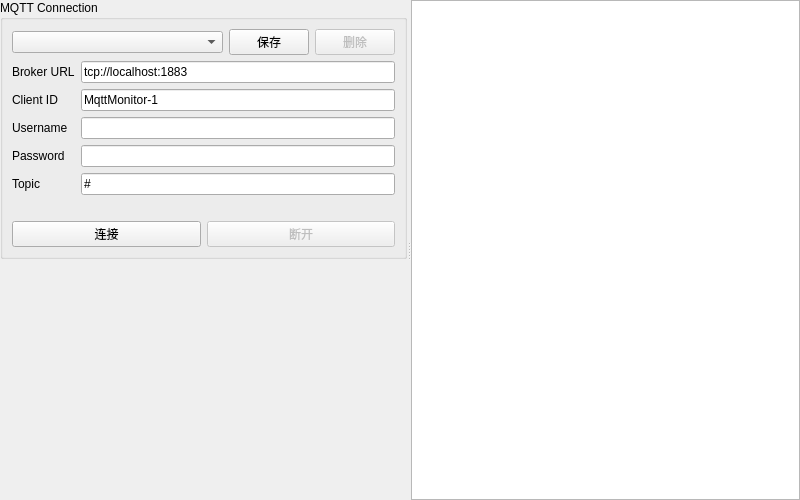
<?xml version="1.0" encoding="UTF-8"?>
<ui version="4.0">
 <class>ConfigPanel</class>
 <widget class="QWidget" name="ConfigPanel">
  <property name="geometry">
   <rect>
    <x>0</x>
    <y>0</y>
    <width>800</width>
    <height>500</height>
   </rect>
  </property>
  <property name="windowTitle">
   <string>Config</string>
  </property>
  <layout class="QVBoxLayout" name="rootLayout">
   <property name="spacing"><number>0</number></property>
   <property name="leftMargin"><number>0</number></property>
   <property name="topMargin"><number>0</number></property>
   <property name="rightMargin"><number>0</number></property>
   <property name="bottomMargin"><number>0</number></property>
   <item>
    <widget class="QSplitter" name="splitter">
     <property name="orientation">
      <enum>Qt::Horizontal</enum>
     </property>
     <widget class="QWidget" name="formContainer" native="true">
      <layout class="QVBoxLayout" name="formVLayout">
       <item>
        <widget class="QGroupBox" name="groupBox">
         <property name="title">
          <string>MQTT Connection</string>
         </property>
         <layout class="QVBoxLayout" name="groupLayout">
          <item>
           <layout class="QHBoxLayout" name="profileLayout">
            <item>
             <widget class="QComboBox" name="profileCombo">
              <property name="toolTip"><string>选择已保存的配置</string></property>
              <property name="sizePolicy">
               <sizepolicy hsizetype="Expanding" vsizetype="Fixed">
                <horstretch>1</horstretch>
                <verstretch>0</verstretch>
               </sizepolicy>
              </property>
             </widget>
            </item>
            <item>
             <widget class="QPushButton" name="saveProfileBtn">
              <property name="text"><string>保存</string></property>
              <property name="toolTip"><string>保存当前配置</string></property>
             </widget>
            </item>
            <item>
             <widget class="QPushButton" name="deleteProfileBtn">
              <property name="text"><string>删除</string></property>
              <property name="toolTip"><string>删除选中的配置</string></property>
              <property name="enabled"><bool>false</bool></property>
             </widget>
            </item>
           </layout>
          </item>
          <item>
           <layout class="QFormLayout" name="formLayout">
            <item row="0" column="0">
             <widget class="QLabel" name="labelBroker">
              <property name="text"><string>Broker URL</string></property>
             </widget>
            </item>
            <item row="0" column="1">
             <widget class="QLineEdit" name="brokerEdit">
              <property name="text"><string>tcp://localhost:1883</string></property>
             </widget>
            </item>
            <item row="1" column="0">
             <widget class="QLabel" name="labelClientId">
              <property name="text"><string>Client ID</string></property>
             </widget>
            </item>
            <item row="1" column="1">
             <widget class="QLineEdit" name="clientIdEdit">
              <property name="text"><string>MqttMonitor-1</string></property>
             </widget>
            </item>
            <item row="2" column="0">
             <widget class="QLabel" name="labelUsername">
              <property name="text"><string>Username</string></property>
             </widget>
            </item>
            <item row="2" column="1">
             <widget class="QLineEdit" name="usernameEdit"/>
            </item>
            <item row="3" column="0">
             <widget class="QLabel" name="labelPassword">
              <property name="text"><string>Password</string></property>
             </widget>
            </item>
            <item row="3" column="1">
             <widget class="QLineEdit" name="passwordEdit">
              <property name="echoMode">
               <enum>QLineEdit::Password</enum>
              </property>
             </widget>
            </item>
            <item row="4" column="0">
             <widget class="QLabel" name="labelTopic">
              <property name="text"><string>Topic</string></property>
             </widget>
            </item>
            <item row="4" column="1">
             <widget class="QLineEdit" name="topicEdit">
              <property name="text"><string>#</string></property>
             </widget>
            </item>
           </layout>
          </item>
          <item>
           <widget class="QLabel" name="statusLabel">
            <property name="text"><string/></property>
            <property name="styleSheet">
             <string>color: #f38ba8;</string>
            </property>
            <property name="wordWrap"><bool>true</bool></property>
           </widget>
          </item>
          <item>
           <layout class="QHBoxLayout" name="btnLayout">
            <item>
             <widget class="QPushButton" name="connectBtn">
              <property name="text"><string>连接</string></property>
             </widget>
            </item>
            <item>
             <widget class="QPushButton" name="disconnectBtn">
              <property name="text"><string>断开</string></property>
              <property name="enabled"><bool>false</bool></property>
             </widget>
            </item>
           </layout>
          </item>
         </layout>
        </widget>
       </item>
       <item>
        <spacer name="verticalSpacer">
         <property name="orientation"><enum>Qt::Vertical</enum></property>
         <property name="sizeHint" stdset="0">
          <size><width>20</width><height>40</height></size>
         </property>
        </spacer>
       </item>
      </layout>
     </widget>
     <widget class="QPlainTextEdit" name="messageEdit">
      <property name="readOnly"><bool>true</bool></property>
     </widget>
    </widget>
   </item>
  </layout>
 </widget>
 <resources/>
 <connections/>
</ui>
